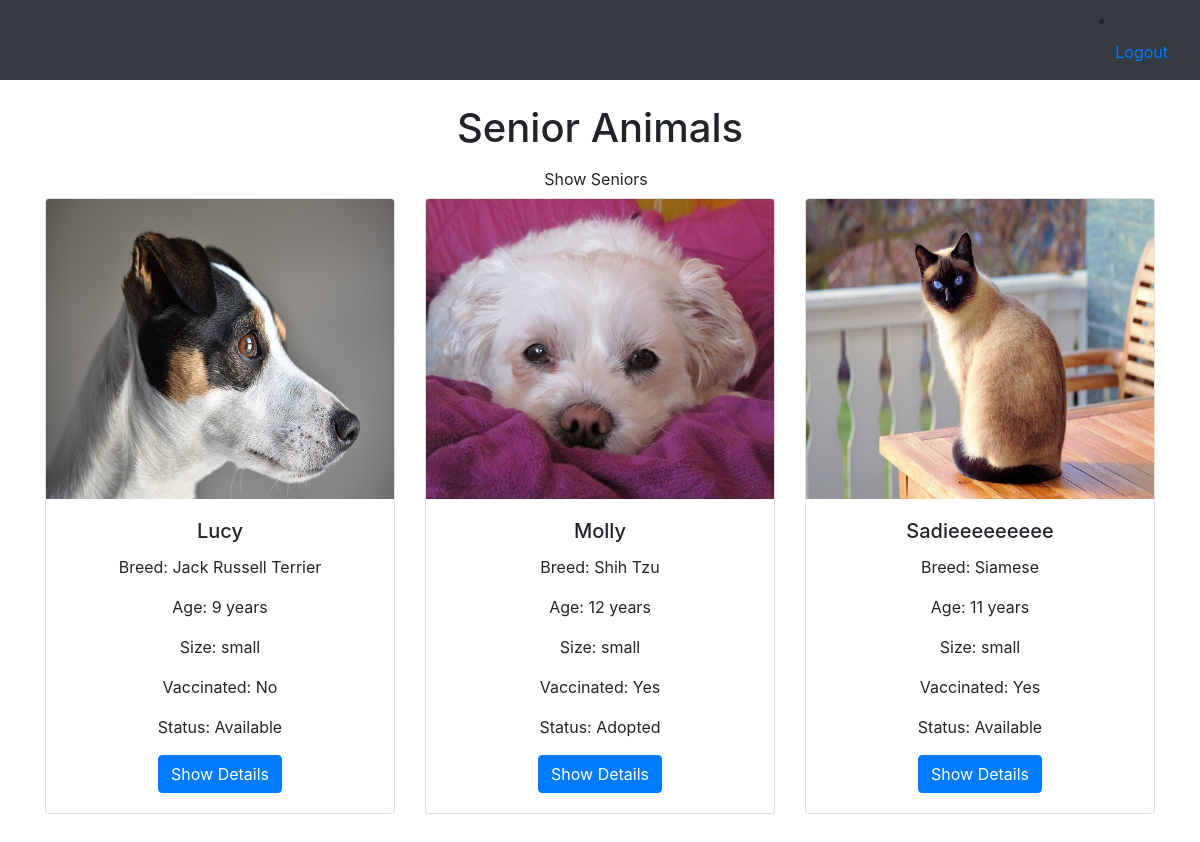
The app's page /senior.php with its own data.
### tables this page shows
CREATE TABLE `animal` (
  `id` int(11) NOT NULL,
  `name` varchar(50) NOT NULL,
  `photo` varchar(255) NOT NULL,
  `location` varchar(100) NOT NULL,
  `description` varchar(255) NOT NULL,
  `size` enum('small','large') NOT NULL,
  `age` int(11) DEFAULT NULL,
  `vaccinated` tinyint(1) NOT NULL,
  `breed` varchar(50) NOT NULL,
  `status` enum('Adopted','Available') NOT NULL
);

### senior.php (the view, shortened to what this page needs)
<!DOCTYPE html>
<html lang="en">
<head>
    <link rel="stylesheet" href="https://maxcdn.bootstrapcdn.com/bootstrap/4.5.2/css/bootstrap.min.css">
</head>
<body>
    <nav class="navbar navbar-expand-lg navbar-dark bg-dark">
        <li class="nav-item">
            <a class="nav-link" href="logout.php?logout">Logout</a>
        </li>
    </nav>
    <div class="container mt-4">
        <h1 class="text-center">Senior Animals</h1>
        <div class="text-center mb-3">
            <a href="senior.php" class="btn btn-pink mr-2">Show Seniors</a>
        <div class="row">
            <?php
            include 'db_connect.php';
            $sql = "SELECT name, photo, breed, age, size, vaccinated,id,status FROM animal WHERE age > 8";
            $result = $conn->query($sql);
            if ($result->num_rows > 0) {
                while ($row = $result->fetch_assoc()) {
                    $id = $row['id'];
                    $name = $row['name'];
                    $photo = $row['photo'];
                    $photo_path = 'pictures/' . $photo;
                    $breed = $row['breed'];
                    $age = $row['age'];
                    $size = $row['size'];
                    $vaccinated = ($row['vaccinated'] == 1) ? 'Yes' : 'No';
                    $status = $row['status'];
                    ?>
                    <div class="col-md-4 mb-4">
                        <div class="card">
                            <img src="<?php echo $photo_path; ?>" class="card-img-top"style='max-width: 100%; max-height:300px; min-height:300px'  alt="Animal Photo">
                            <div class="card-body">
                                <h5 class="card-title">
                                    <?php echo $name; ?>
                                </h5>
                                <p class="card-text">Breed:
                                    <?php echo $breed; ?>
                                </p>
                                <p class="card-text">Age:
                                    <?php echo $age; ?> years
                                </p>
                                <p class="card-text">Size:
                                    <?php echo $size; ?>
                                </p>
                                <p class="card-text">Vaccinated:
                                    <?php echo $vaccinated; ?>
                                </p>
                                <p class="card-text">Status:
                                    <?php echo $status; ?>
                                </p>
                                <a href="details.php?id=<?php echo $id; ?>" class="btn btn-primary">Show Details</a>
                            </div>
                        </div>
                    </div>
                    <?php
                }
            } else {
                echo "<p class='text-center'>No senior animals found.</p>";
            }
            ?>
        </div>
    </div>
</body>
</html>

### records on screen
animal: photo (picture), name "Lucy", breed "Jack Russell Terrier", age "9", size "small", vaccinated "No", status "Available"
animal: photo (picture), name "Molly", breed "Shih Tzu", age "12", size "small", vaccinated "Yes", status "Adopted"
animal: photo (picture), name "Sadieeeeeeeee", breed "Siamese", age "11", size "small", vaccinated "Yes", status "Available"
